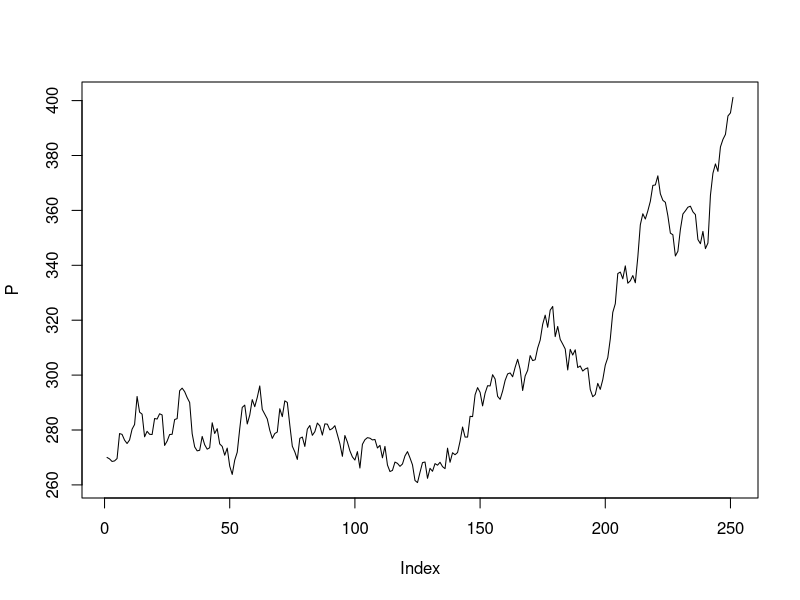
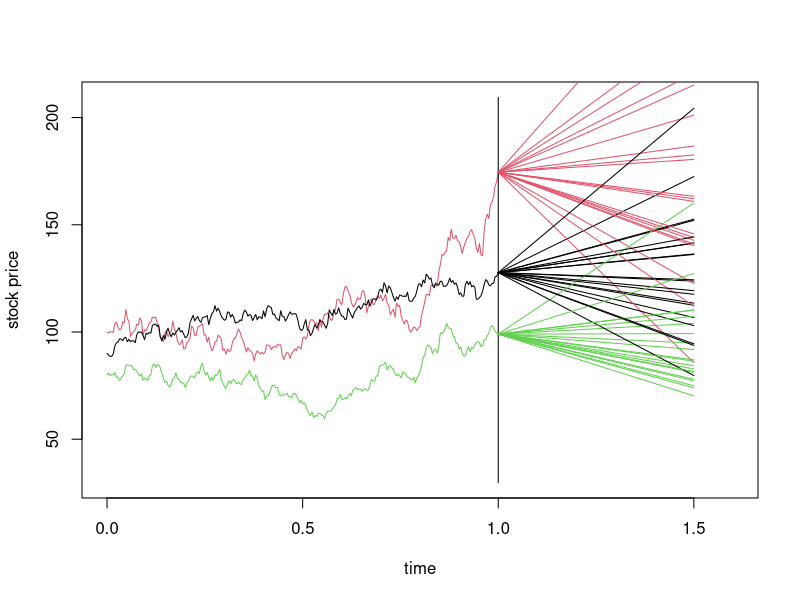

The R source for these figures, in order:
#simulate the historical stock price 


#naive method: simulate as a portfolio jointly
n = 250
r  =0.05
dt = 1/n  #time step
sigma = c(0.4,0.3,0.35) #variance for each stock
SIGMA = matrix(c(1,0.3,0.3,0.3,1,0.3,0.3,0.3,1),3,3) #correlation matrix
SIGMA = SIGMA * (sigma %*% t(sigma)) #get covariance matrix

S = matrix(0,3,n+1)
S[,1] = c(100,90,80) #initial price for 3 stock
for (i in 1:n){
	#need to adjust r?
	S[,i+1] = S[,i]*exp(r*dt+rnorm(3)%*%chol(SIGMA)*sqrt(dt)) #use cholesky decomp to simulate covariance structure
}

P = S[1,]+S[2,]+S[3,] #price path for whole portfolio
print(P)
plot(P,type="l")

returnS = diff(t(log(S))) #log return for each day
returnP = diff(log(P))

cov(returnS) #estimaiton of covariance of log return
(A = var(returnS)/dt)
(B = var(returnP)/dt)
C = S[,n+1] #terminal price

time = (0:n)/n #plot realization of 3 individual stocks
range = c(min(S)*0.5,max(S)*1.2)
plot(time,S[1,],type="l",xlim=c(0,1.6),ylim=range,ylab="stock price",col=2)
lines(time,S[2,],type="l")
lines(time,S[3,],type="l",col=3)
lines(c(1,1),range,type="l")


#simulate scenarios
#BS formula
K = 250
t = 0.5
d1 = (log(sum(C)/K)+(r+B^2/2)*t)/sqrt(B*t)
d2 = d1 = sqrt(B*t)
sum(C)*pnorm(d1)-K*exp(-r*t)*pnorm(d2)

#from t=1 to t=1.5
N = 20000
S = matrix(0,N,3)
S[,1] = C[1];S[,2]=C[2];S[,3]=C[3]

for(i in 1 :125){
	S = S*exp(r*dt + matrix(rnorm(3*N),N,3)%*%chol(A)*sqrt(dt))
}
P = S[,1]+S[,2]+S[,3]
price = exp(-r*T)*pmax(P-K,0)
mean(price)


#plot 20 sample path for S
for(i in 1:20){
	lines(c(1,1.5),c(C[1],S[i,1]),type="l",col=2)
	lines(c(1,1.5),c(C[2],S[i,2]),type="l")
	lines(c(1,1.5),c(C[3],S[i,3]),type="l",col=3)

}
















